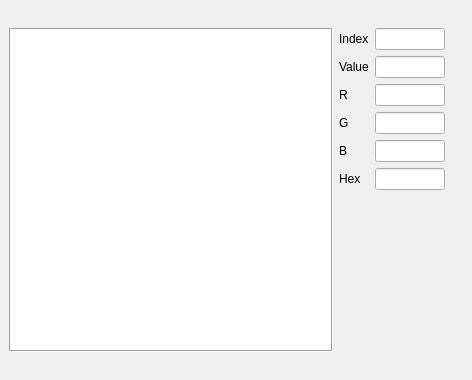
<?xml version="1.0" encoding="UTF-8"?>
<ui version="4.0">
 <class>CgramView</class>
 <widget class="QMainWindow" name="CgramView">
  <property name="geometry">
   <rect>
    <x>0</x>
    <y>0</y>
    <width>472</width>
    <height>380</height>
   </rect>
  </property>
  <property name="windowTitle">
   <string>Palette Viewer</string>
  </property>
  <property name="windowIcon">
   <iconset resource="../resources/appResources.qrc">
    <normaloff>:/resources/Logo.png</normaloff>:/resources/Logo.png</iconset>
  </property>
  <widget class="QWidget" name="centralwidget">
   <layout class="QGridLayout" name="gridLayout">
    <item row="0" column="0">
     <widget class="QTableView" name="cgram_view">
      <property name="enabled">
       <bool>true</bool>
      </property>
      <property name="minimumSize">
       <size>
        <width>324</width>
        <height>324</height>
       </size>
      </property>
      <property name="maximumSize">
       <size>
        <width>324</width>
        <height>324</height>
       </size>
      </property>
      <property name="autoFillBackground">
       <bool>false</bool>
      </property>
      <property name="frameShape">
       <enum>QFrame::Box</enum>
      </property>
      <property name="frameShadow">
       <enum>QFrame::Sunken</enum>
      </property>
      <property name="autoScrollMargin">
       <number>0</number>
      </property>
      <property name="editTriggers">
       <set>QAbstractItemView::NoEditTriggers</set>
      </property>
      <property name="selectionMode">
       <enum>QAbstractItemView::SingleSelection</enum>
      </property>
      <property name="showGrid">
       <bool>true</bool>
      </property>
      <property name="cgram_addr_color" stdset="0">
       <color>
        <red>0</red>
        <green>0</green>
        <blue>0</blue>
       </color>
      </property>
      <attribute name="horizontalHeaderVisible">
       <bool>false</bool>
      </attribute>
      <attribute name="horizontalHeaderMinimumSectionSize">
       <number>20</number>
      </attribute>
      <attribute name="horizontalHeaderDefaultSectionSize">
       <number>20</number>
      </attribute>
      <attribute name="horizontalHeaderHighlightSections">
       <bool>false</bool>
      </attribute>
      <attribute name="verticalHeaderVisible">
       <bool>false</bool>
      </attribute>
      <attribute name="verticalHeaderMinimumSectionSize">
       <number>20</number>
      </attribute>
      <attribute name="verticalHeaderDefaultSectionSize">
       <number>20</number>
      </attribute>
      <attribute name="verticalHeaderHighlightSections">
       <bool>false</bool>
      </attribute>
     </widget>
    </item>
    <item row="0" column="1">
     <layout class="QFormLayout" name="formLayout">
      <item row="0" column="0">
       <widget class="QLabel" name="indexLabel">
        <property name="text">
         <string>Index</string>
        </property>
       </widget>
      </item>
      <item row="0" column="1">
       <widget class="QLineEdit" name="indexLineEdit">
        <property name="maximumSize">
         <size>
          <width>70</width>
          <height>16777215</height>
         </size>
        </property>
        <property name="alignment">
         <set>Qt::AlignLeading|Qt::AlignLeft|Qt::AlignVCenter</set>
        </property>
        <property name="readOnly">
         <bool>true</bool>
        </property>
        <property name="clearButtonEnabled">
         <bool>false</bool>
        </property>
       </widget>
      </item>
      <item row="1" column="0">
       <widget class="QLabel" name="valueLabel">
        <property name="text">
         <string>Value</string>
        </property>
       </widget>
      </item>
      <item row="1" column="1">
       <widget class="QLineEdit" name="valueLineEdit">
        <property name="maximumSize">
         <size>
          <width>70</width>
          <height>16777215</height>
         </size>
        </property>
        <property name="alignment">
         <set>Qt::AlignLeading|Qt::AlignLeft|Qt::AlignVCenter</set>
        </property>
        <property name="readOnly">
         <bool>true</bool>
        </property>
        <property name="clearButtonEnabled">
         <bool>false</bool>
        </property>
       </widget>
      </item>
      <item row="2" column="0">
       <widget class="QLabel" name="rLabel">
        <property name="text">
         <string>R</string>
        </property>
       </widget>
      </item>
      <item row="2" column="1">
       <widget class="QLineEdit" name="rLineEdit">
        <property name="maximumSize">
         <size>
          <width>70</width>
          <height>16777215</height>
         </size>
        </property>
        <property name="alignment">
         <set>Qt::AlignLeading|Qt::AlignLeft|Qt::AlignVCenter</set>
        </property>
        <property name="readOnly">
         <bool>true</bool>
        </property>
        <property name="clearButtonEnabled">
         <bool>false</bool>
        </property>
       </widget>
      </item>
      <item row="3" column="0">
       <widget class="QLabel" name="gLabel">
        <property name="text">
         <string>G</string>
        </property>
       </widget>
      </item>
      <item row="3" column="1">
       <widget class="QLineEdit" name="gLineEdit">
        <property name="maximumSize">
         <size>
          <width>70</width>
          <height>16777215</height>
         </size>
        </property>
        <property name="alignment">
         <set>Qt::AlignLeading|Qt::AlignLeft|Qt::AlignVCenter</set>
        </property>
        <property name="readOnly">
         <bool>true</bool>
        </property>
        <property name="clearButtonEnabled">
         <bool>false</bool>
        </property>
       </widget>
      </item>
      <item row="4" column="0">
       <widget class="QLabel" name="bLabel">
        <property name="text">
         <string>B</string>
        </property>
       </widget>
      </item>
      <item row="4" column="1">
       <widget class="QLineEdit" name="bLineEdit">
        <property name="maximumSize">
         <size>
          <width>70</width>
          <height>16777215</height>
         </size>
        </property>
        <property name="alignment">
         <set>Qt::AlignLeading|Qt::AlignLeft|Qt::AlignVCenter</set>
        </property>
        <property name="readOnly">
         <bool>true</bool>
        </property>
        <property name="clearButtonEnabled">
         <bool>false</bool>
        </property>
       </widget>
      </item>
      <item row="5" column="0">
       <widget class="QLabel" name="hexLabel">
        <property name="text">
         <string>Hex</string>
        </property>
       </widget>
      </item>
      <item row="5" column="1">
       <widget class="QLineEdit" name="hexLineEdit">
        <property name="maximumSize">
         <size>
          <width>70</width>
          <height>16777215</height>
         </size>
        </property>
        <property name="alignment">
         <set>Qt::AlignLeading|Qt::AlignLeft|Qt::AlignVCenter</set>
        </property>
        <property name="readOnly">
         <bool>true</bool>
        </property>
        <property name="clearButtonEnabled">
         <bool>false</bool>
        </property>
       </widget>
      </item>
     </layout>
    </item>
   </layout>
  </widget>
  <widget class="QMenuBar" name="menuBar">
   <property name="geometry">
    <rect>
     <x>0</x>
     <y>0</y>
     <width>472</width>
     <height>22</height>
    </rect>
   </property>
  </widget>
 </widget>
 <resources>
  <include location="../resources/appResources.qrc"/>
 </resources>
 <connections/>
</ui>
